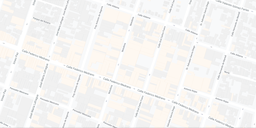
#> input picture img/mapa.png, 256 x 128 px, shrunk from 1389 x 696 before the run
$ python main.py   (older library calls are emulated)
#> lines starting #> are read from the running program, lines starting #| are printed output that depends on the picture; after the words box and inside, x2 and y2 are one past the last pixel; in counts of white or black regions, pixels touching at a corner belong together
### image.py
import cv2
import numpy as np


class Image:
    def __init__(self, img):
        #recibvimos la dereccion de la imagen
        #y creamos el mapa de bits
#> called with img = 'img/mapa.png'
        self.image      = cv2.imread(img)
#> self.image is the input picture: shape (128, 256, 3); mean B, G, R 242.8, 244.2, 245.4
        #generamos una imagen nueva "a escala de grises"
        self.imageCopy  = cv2.cvtColor(self.image, cv2.COLOR_BGR2GRAY)

        #obtengo un binarizacion en blaco todos lo pixeles cuyo valor en sea entre 254 y 255
        #convierte la imagen en B/W
        _, self.imageCopy  = cv2.threshold(self.imageCopy, 254, 255, cv2.THRESH_BINARY)
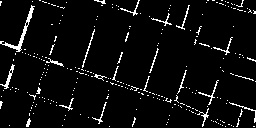
#> self.imageCopy: shape (128, 256); 5.2% white in thin lines or dots

        #creamos un kernel de 11x11
        self.kernel     = np.ones((11,11), np.uint8)


    def convertToBAW(self):
        #filtro de dilatacion
        self.imageCopy = cv2.dilate(self.imageCopy, self.kernel, 1)
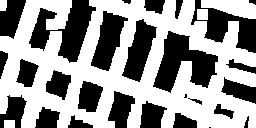
#> self.imageCopy: shape (128, 256); 58.6% white; 27 black regions (2 under 20 px), largest, box (x1, y1, x2, y2) and area: (153, 31, 218, 93) 2030, (29, 0, 96, 63) 1898, (191, 0, 256, 53) 1381
        #Despues aplico uno de erosion
        self.imageCopy = cv2.erode(self.imageCopy, self.kernel, 1)
#> self.imageCopy: shape (128, 256); 12.6% white; 37 white regions (26 under 20 px), largest, box (x1, y1, x2, y2) and area: (67, 26, 256, 128) 1698, (0, 0, 67, 109) 967, (26, 79, 74, 128) 366
        #aplico un flitro gausiando, para suavisar los bordes
        self.imageCopy = cv2.GaussianBlur(self.imageCopy, (5,5), cv2.BORDER_DEFAULT)
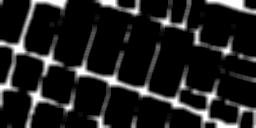
#> self.imageCopy: shape (128, 256); min 0, max 255, mean 32


    def harris(self):
        #Aplico la deteccion de Esquinas de Harris
        self.dst = cv2.cornerHarris(self.imageCopy, 2, 3, 0.05)
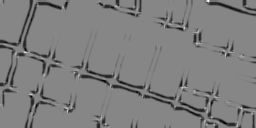
#> self.dst: shape (128, 256) float32; min -0.00209, max 0.00187, mean -0.000121; drawn with min black and max white
        _, self.dst = cv2.threshold(self.dst, 0.04*self.dst.max(), 255, 0)
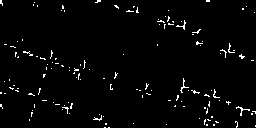
#> self.dst: shape (128, 256) float32; 2.3% white in thin lines or dots
        self.dst = np.uint8(self.dst)
#> self.dst: shape (128, 256); 2.3% white in thin lines or dots
        _,self.imageCopy = cv2.threshold(self.imageCopy,235,255,cv2.THRESH_BINARY)
#> self.imageCopy: shape (128, 256); 2.5% white; 24 white regions (11 under 20 px), largest, box (x1, y1, x2, y2) and area: (208, 0, 243, 9) 137, (33, 0, 65, 6) 84, (13, 41, 24, 53) 59
        self.imageCopy = cv2.dilate(self.imageCopy,self.kernel,1)
#> self.imageCopy: shape (128, 256); 18.9% white; 22 white regions, largest, box (x1, y1, x2, y2) and area: (192, 107, 242, 128) 591, (0, 36, 29, 58) 480, (203, 0, 248, 14) 457
        #aqui devuelvo la imagen binarizada a tres canales
        self.imageCopy = cv2.cvtColor(self.imageCopy,cv2.COLOR_GRAY2BGR)


# [2 lines that do not run on import are left out]

### graph.py
import cv2
import numpy as np
from math import sqrt


class Graph:
    def __init__(self, img):
        self.imgo = img
        self.imgf = None
        self.vertexs = []

    def createVertexs(self):
        self.imgo.convertToBAW()
        self.imgo.harris()
        _, _, _, centroids = cv2.connectedComponentsWithStats(self.imgo.dst, 30, cv2.CV_32S)
        #self.vertexs = np.int0(centroids)
        for v in np.int0(centroids):
            vertex = Vertex(v[0], v[1])
            self.vertexs.append(vertex)

    def createEdges(self):
        #solo crea aristas en las que pasen solo por la calle
        for h in range(len(self.vertexs)):
            i=self.vertexs[h]
            for k in range(h,len(self.vertexs)):
                j=self.vertexs[k]
                if not i == j:
                    #evitamos unir uno consigo mismo
                    if self.ddaConnect(i, j):
                        #con el algoritmo dda validamos que
                        #solo pase por la calle

                        #creamos la arista (i -> j) "una direccion"
                        self.vertexs[h].addEdge(Edge(i, j))

                        #creamos la arista (j -> i) "una direccion"
                        self.vertexs[k].addEdge(Edge(j, i))
        #guardo la imagen generada para podre trabajar sobre ella
        self.imgf = self.imgo.imageCopy


    def ddaConnect(self, v1, v2):
        #con el algorimo DDA buscamos pixel por pixel
        x1 = v1.value['x']
        y1 = v1.value['y']
        x2 = v2.value['x']
        y2 = v2.value['y']

        if(abs(x2 - x1) >= abs(y2 - y1)):
            res = abs(x2 - x1)
        else:
            res = abs(y2 - y1)

        ax = (x2 - x1) / res
        ay = (y2 - y1) / res
        x = float(x1)
        y = float(y1)

        i = 0

        while(i <= res):
            if self.isBlack(int(x), int(y)):
                #si se encuentra un pixel negro dejar de buscar
                #y decir que no es una coneccion valida
                return False
            x += ax
            y += ay
            i+=1

        return True


    def isBlack(self, x, y):
        return self.imgo.imageCopy[y, x][0] == 0 and self.imgo.imageCopy[y, x][1] == 0 and self.imgo.imageCopy[y, x][2] == 0


    def drawVertexs(self):
        for p in self.vertexs:
            cv2.circle(self.imgf, (p.value['x'], p.value['y']), 5, (255,0,0), -1)
        cv2.waitKey(1)

    def drawEdges(self):
        for v in self.vertexs:
            for e in v.edges:
                cv2.line(self.imgf, (e.vo.value['x'], e.vo.value['y']), (e.vd.value['x'], e.vd.value['y']), (0,255,0), 1)
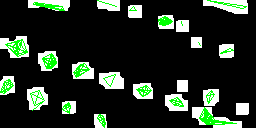
#> self.imgf: shape (128, 256, 3); mean B, G, R 36.9, 48.3, 36.9
#> after the loop in drawVertexs, `for p in self.vertexs:`:
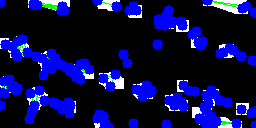
#> self.imgf: shape (128, 256, 3); mean B, G, R 70.9, 13.3, 11.7


    def drawPrim(self):
        for e in self.prim:
            cv2.line(self.imgf, (e.vo.value['x'], e.vo.value['y']), (e.vd.value['x'], e.vd.value['y']), (0,0,255), 1)


    def showMap(self):
        cv2.imshow('mapa',self.imgf)
        cv2.waitKey(0)
        cv2.destroyAllWindows()


class Vertex:
    def __init__(self, x, y):
        self.value = {'x': x, 'y': y }
        self.edges = []


    def addEdge(self, edge):
        self.edges.append(edge)

    def __str__(self):
        return "[" + str(self.value['x']) + ", " + str(self.value['y']) + "]"


class Edge:
    def __init__(self, vo, vd):
        self.vo = vo
        self.vd = vd
        self.weight = distance(vo, vd)

    # [4 lines left out: function __str__, not called in this run]

    def __repr__(self):
        return "\n" + self.__str__()

def distance(vo, vd):
    x1 = vo.value['x']
    y1 = vo.value['y']
    x2 = vd.value['x']
    y2 = vd.value['y']

    return sqrt(
        abs(x1 - x2) ** 2 +
        abs(y1 - y2) ** 2
    )


# [2 lines that do not run on import are left out]

### prim.py
import copy


class Prim:
    def __init__(self, graph):
        #recogemos el grafo
        self.graph = graph
        #agregamos una lista vacia de aristas al grafo
        self.graph.prim = []


    def create(self):
        i = 0
        #tomamos el primer vertice
        vertex = self.graph.vertexs[i]
        while i < len(self.graph.vertexs) and len(self.graph.vertexs[i].edges) == 0:
            #en caso de que ese vertice no sea conexo
            #buscamos el siguiente
            i += 1
            vertex = self.graph.vertexs[i]

        weight = 1000 ** 3#modificar por uno mas optimo

        #caso inicial
        for e in vertex.edges:
            if e.weight < weight:
                #cambio de arista por la proxima mas pequeña
                edge = e

        #tomamos la arista y la agregamos al prim
        self.graph.prim.append(edge)
        #tambien creamos una lista que tomara los vetices visitados
        #con esto verificamos si ya se visitaron todas
        vertexs = []
        vertexs.append(edge.vo)
        vertexs.append(edge.vd)

        while len(self.graph.prim) < (len(self.graph.vertexs)-1) or len(vertexs) == len(self.graph.vertexs):
            #mientras no se esten todas las aristas
            #seguir buscando

            #reiniciar el peso al maximo posible
            weight = 1000 ** 3#modificar por uno mas optimo

            beforePrimSize = len(self.graph.prim)

            #creamos una copia de vertex, para iterar en ella
            vs = copy.copy(vertexs)

            for v in vs:
                #por cada vertice...
                for e in v.edges:
                    #por cada arista en mis vertices vicitados
                    if e.vd in vertexs:
                        #si mi vertice destino ya esta en
                        #la lista, no analaizarlo
                        continue
                    if e.weight < weight:
                        #si el peso es el menor de todos
                        #guardo la arista
                        edge = e

                if edge.vd not in vertexs:
                    #edge se pudo guardar en el recorrido anterior
                    #asi que debemos validar de nuevo

                    #despues de obtenerlo, guardamos la arista "con menos peso"
                    self.graph.prim.append(edge)
                    #tambien guardamos el vertice en las visitadas
                    vertexs.append(edge.vd)

            #comparacion de paro
            #si prim ya no crece, entonces detener el for
            if beforePrimSize == len(self.graph.prim):
                #esto sucede cuando hay al menos un vertice no conexo
                return


# [2 lines that do not run on import are left out]

### main.py
from image import Image
from graph import Graph
from prim import Prim

if __name__ == "__main__":
    #cargamos la imagen
    image  = Image('img/mapa.png')
    #iniciamo el grafo "recibe la imagen"
    graph  = Graph(image)
    #creamos los vertices
    graph.createVertexs()
    #creamos las aristas
    graph.createEdges()
    #dibujamos las aristas "no necesario"
    graph.drawEdges()
    #dibujamos los vertices "no necesario"
    graph.drawVertexs()
    #al tener el grafo creado "vertices y aristas" toca cargar
    #el algoritmo de prim de ese grafo

    #iniciamos el algoritmo de prim
    prim = Prim(graph)

    #ejecutamos prim "aun no creado"
    prim.create()

    #prim cargar una lista de aristas al grafo
    #esta funcion dara error si no se ejecuta la linea 22
    #y dibujara el camino minimo
    graph.drawPrim()
#> after the loop in drawPrim, `for e in self.prim:`: self.imgf: shape (128, 256, 3); 0.06% of pixels changed, all inside (x1, y1, x2, y2) = (97, 0, 117, 7)

    #al final mostramos el grafo final
    graph.showMap()

$ run again, with img/map.png copied over img/mapa.png
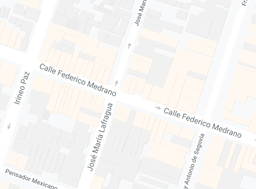
#> input picture img/map.png, 256 x 189 px, shrunk from 496 x 367 before the run
#> in __init__, self.image is the input picture: shape (189, 256, 3); mean B, G, R 242.6, 244.5, 246.1
#> in __init__, `_, self.imageCopy  = cv2.threshold(self.imageCopy, 254, 255, cv2.THRES..`:
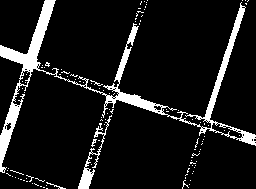
#> self.imageCopy: shape (189, 256); 10% white; 108 white regions (103 under 20 px), largest, box (x1, y1, x2, y2) and area: (0, 0, 256, 173) 4084, (78, 115, 112, 189) 415, (46, 182, 66, 189) 29, (91, 139, 97, 147) 21, (90, 80, 103, 86) 20
#> after the loop in drawPrim, `for e in self.prim:`:
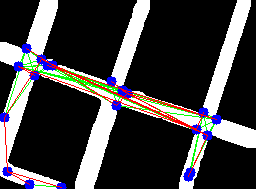
#> self.imgf: shape (189, 256, 3); mean B, G, R 65.2, 63.2, 64.6
